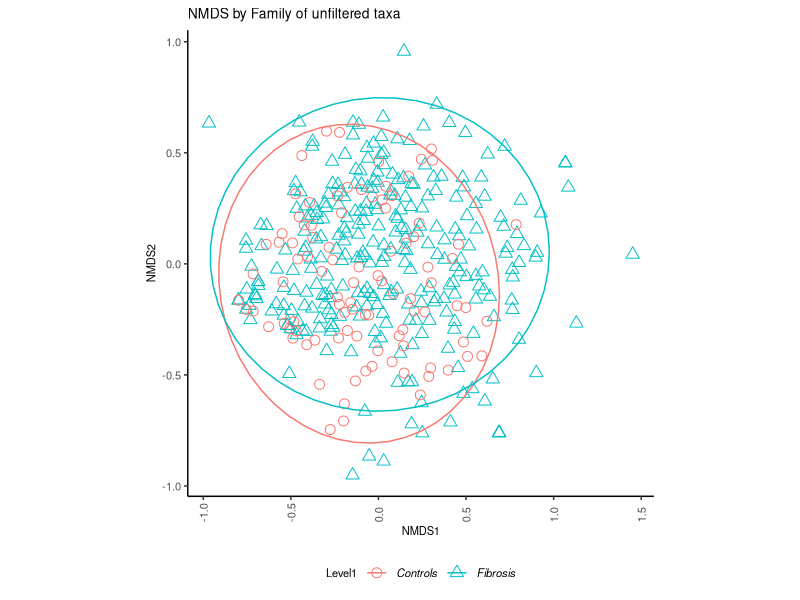
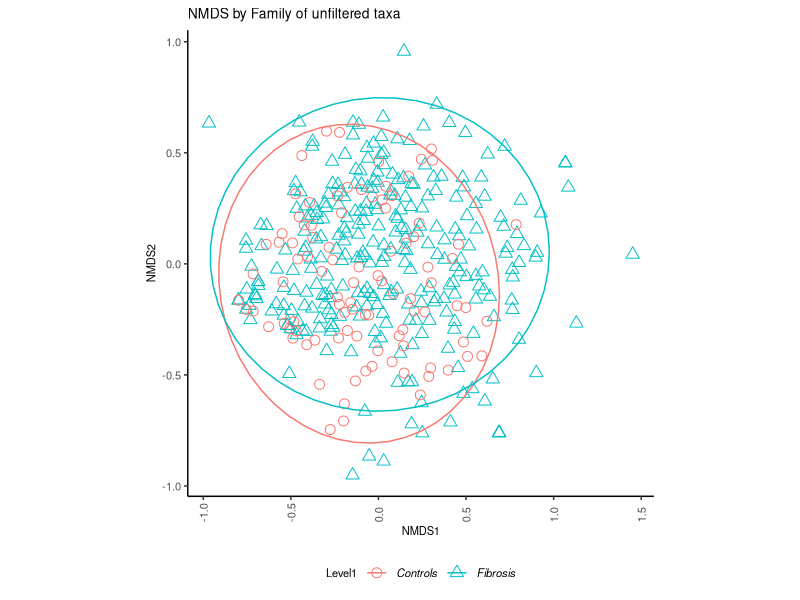

These figures' R source, in order:
#### Housekeeping ####
setwd("~/GitHub/Imperial-Molyneaux/IPF-progressive/Level1-IPF/Family//")


#### Download libraries ####
#install.packages("dplyr")
library("dplyr")
#install.packages("tidyverse")
library("tidyverse")
#install.packages("ggplot2")
library("ggplot2")
#install.packages("reshape2")
library("reshape2")
#install.paclages("vegan")
library("vegan")
#install.packages("rstatix")
library("rstatix")

# Read in the saved csv file from previously
normalised_data <- as.data.frame(read_csv("Family-normalised.csv")) %>%
  filter(!Level1=="Negative"&!Level1=="Mock")
normalised_data <- subset(normalised_data, normalised_data$`sample-id` !="BRU.04039.BAL") #purely one ASV so this be GONE

# Analysis by only IPF patients
normalised_data <- normalised_data %>%
  filter(Diagnosis=="IPF" | Level1=="Controls") 

abundance_table <- normalised_data %>%
  select(5:ncol(normalised_data)) # Only select the reads
# 77 families
rowSums(abundance_table) #check if in percentages
abundance_table <- abundance_table/rowSums(abundance_table)*100

metadata <- normalised_data %>%
  select("sample-id":Diagnosis)
metadata$Diagnosis <- as.factor(metadata$Diagnosis)

adonis2(abundance_table ~ Level1,
        data = metadata, permutations = 999, 
        method = "bray")
# p = 0.001, it's good for unequal sample sizes.
  # But as there are more taxa, more tests are done, so prone to false positive...

nmds_calc = metaMDS(abundance_table, distance =  "bray", k = 2, 
                    plot = TRUE,
                    try = 100,
                    engine = "monoMDS")

# adding columns from data set to put it into context
data.scores = as.data.frame(scores(nmds_calc)$sites)

plot.data <- cbind(metadata, data.scores)

# Plot using ggplot2
ggplot(data = plot.data, aes(x = NMDS1, y = NMDS2)) + 
  geom_point(aes(colour = Level1, shape = Level1, fill = Level1),
             size = 3) + 
  #geom_text(aes(x = NMDS1, y = NMDS2, label = `sample-id`)) +
  stat_ellipse(aes(colour = Level1)) +
  #scale_fill_manual(values = c("white", "white", "white")) + 
  #scale_colour_manual(values = c("deepskyblue3", "hotpink3", "darkgreen")) + 
  scale_shape_manual(values = c(1:16)) +
  labs(title = "NMDS by Family of unfiltered taxa") +
  theme(#Set the title font size
    plot.title = element_text(size=10),
    #Set the legend title position
    legend.position = "bottom",
    #Set the legend title font size
    legend.title = element_text(size=8),
    #Define the size of the legend text and make it italic
    legend.text = element_text(size=8,
                               face = "italic"),
    #Remove the grey background from the legend
    legend.background = element_blank(),
    #Remove the box from the legend
    legend.key = element_blank(),
    #Remove the grey background
    panel.background = element_blank(),
    #Remove the plot border
    panel.border = element_blank(),
    #Remove the major plot grid lines
    panel.grid.major = element_blank(),
    #Remove the minor plot grid lines
    panel.grid.minor = element_blank(),
    #Change orientation of x axis labels
    axis.text.x = element_text(angle=90,
                               hjust=0,
                               vjust=0.5, # "justifying" text
                               size=8),
    axis.title.x = element_text(size=8),
    #Define the axis title text size
    axis.title = element_text(size=8),
    #Define the axis label text size
    axis.text.y = element_text(size=8),
    #Add back the x and y axis lines and define thickness (size), line type, and color
    axis.line = element_line(size = 0.5,
                             linetype = "solid",
                             colour = 
                               "black"),
    #Set the aspect ratio of the plot
    aspect.ratio = 1)

ggsave("NMDS by Family- unfiltered.pdf", width = 200, height = 200, units = c("mm"), dpi = 400)
